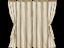

This is a level from a 2D game, rendered from its Tiled map with the project's own tilesets. A one-line summary and the complete map file follow:
An orthogonal 4x3 tile map with 16x16 px tiles, 4 tile layers (Back2, Back, Buildings, Front) and 2 objects (2x TileData).

<map version="1.2" tiledversion="1.3.2" orientation="orthogonal" renderorder="right-down" compressionlevel="0" width="4" height="3" tilewidth="16" tileheight="16" infinite="0" nextlayerid="10" nextobjectid="60">
 <properties>
  <property name="AmbientLight" value="95 95 95" />
 </properties>
 <tileset firstgid="1" name="spring_farmhouse_extra" tilewidth="16" tileheight="16" tilecount="660" columns="22">
  <image source="spring_farmhouse_extra.png" width="352" height="480" />
 </tileset>
 <layer id="8" name="Back2" width="4" height="3">
  <properties>
   <property name="DrawBefore" value="Back" />
  </properties>
  <data encoding="csv">
0,0,0,0,
0,0,0,0,
0,0,0,0
</data>
 </layer>
 <objectgroup id="9" name="Back2" />
 <layer id="1" name="Back" width="4" height="3">
  <data encoding="csv">
0,0,0,0,
0,0,0,0,
0,481,481,0
</data>
 </layer>
 <objectgroup id="2" name="Back">
  <object id="58" name="TileData" x="16" y="32" width="16" height="16">
   <properties>
    <property name="TouchAction" value="ChangeIntoSwimsuit" />
   </properties>
  </object>
  <object id="59" name="TileData" x="32" y="32" width="16" height="16">
   <properties>
    <property name="TouchAction" value="ChangeOutOfSwimsuit" />
   </properties>
  </object>
 </objectgroup>
 <layer id="3" name="Buildings" width="4" height="3">
  <data encoding="csv">
390,389,389,388,
412,411,411,410,
0,0,0,0
</data>
 </layer>
 <objectgroup id="4" name="Buildings" />
 <layer id="5" name="Front" width="4" height="3">
  <data encoding="csv">
0,0,0,0,
0,0,0,0,
434,433,433,432
</data>
 </layer>
 <objectgroup id="6" name="Front" />
</map>
